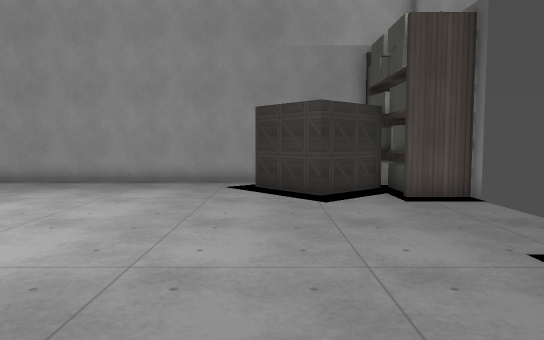
view 1 (above)

12 first-person views from a walk through a 3-D level made in the Godot game engine. The camera is 1.3 m above the floor, tilts 4° down and sees 70° across. The floor is counted in squares, 1 m on a side. Each view is taken from the middle of a square. On the plan, view 1 faces up. The plan holds only what a view shows up to about 16 squares ahead; the rest is blank. Surface patterns are stand-ins for the level's own textures.

view 2
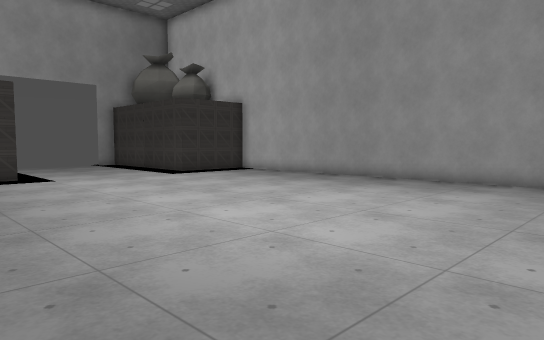

view 3
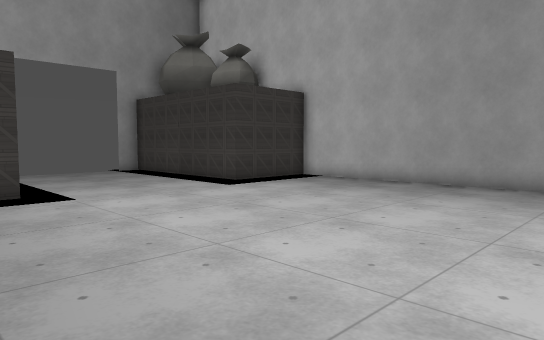

view 4
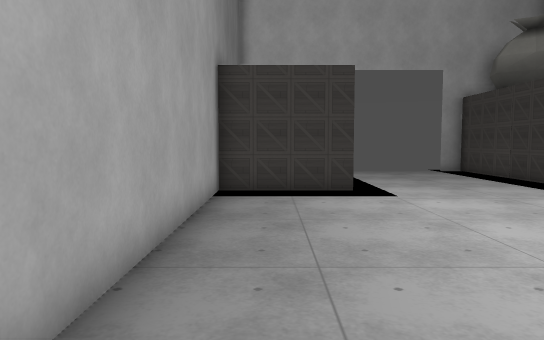

view 5
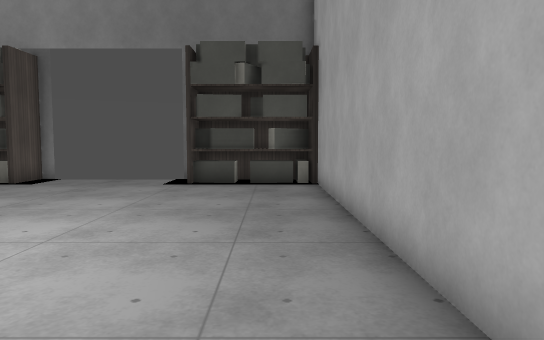

view 6
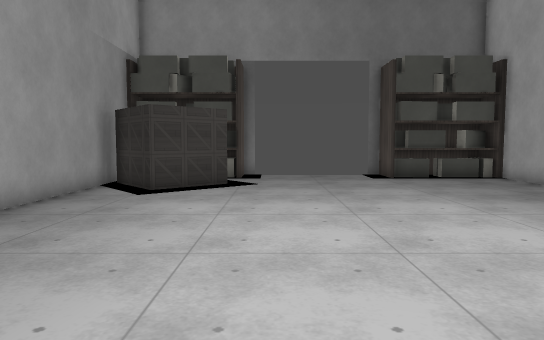

view 7
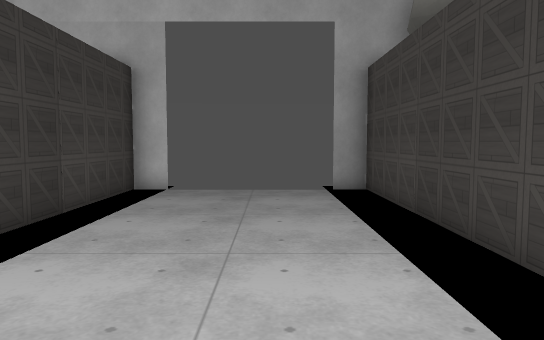

view 8
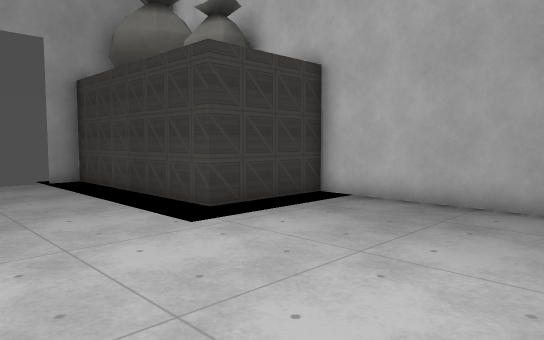

view 9
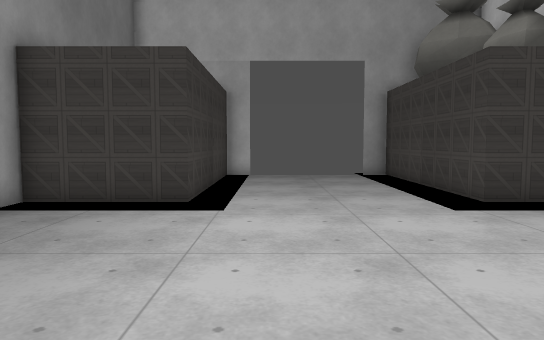

view 10
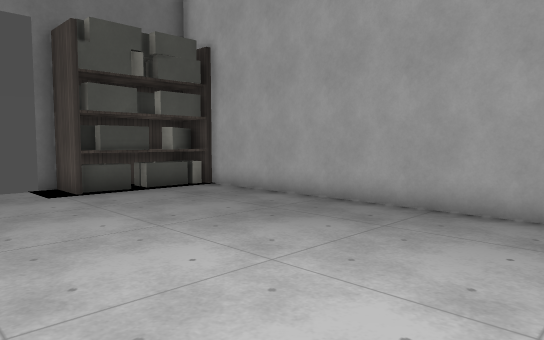

view 11
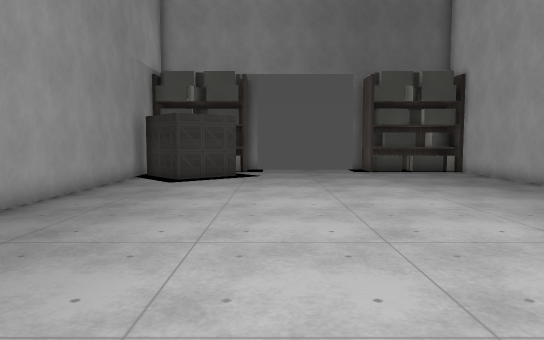

view 12
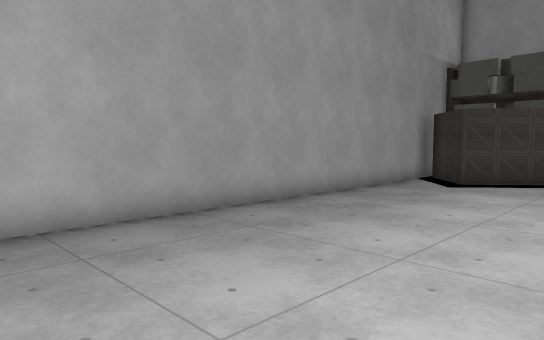

### Floor plan
Points are (right, up) in squares from view 1. A wall is a line through its corners. A room is listed if a view was taken in it or the views show most of it. See-through windows are left out.
Room 1 (views 1, 2, 3, 4, 5, 6, 7, 8, 9, 10, 11, 12)
walls: (2.1, 10.2) (1.2, 9.4) (-0.5, 11.3) (1.5, 13); (2.3, 13.3) (-15.4, 13.3) (-15.4, 9.6) (-22.7, 9.6) (-22.7, 8.6); (4.7, 3.6) (4.7, 4.1); (4.7, 8.6) (4.7, 9.2); (-22.7, 4.3) (-22.7, 3.2) (-15.4, 3.2) (-15.4, -0.5) (3.3, -0.5)
ways out: gap at (-23, 4); gap at (-23, 9); gap at (5, 4)
objects: shelf (3, 0) to (5, 3)

Positions as (right, up) in squares from view 1, and headings:
1: (0, 0), facing up
2: (0, 0), facing up-left
3: (-5, 1), facing up-left
4: (-5, 1), facing left
5: (-9, 1), facing right
6: (-11, 8), facing right
7: (-12, 7), facing left
8: (-9, 5), facing up-left
9: (-7, 5), facing left
10: (-7, 7), facing down-right
11: (-14, 8), facing right
12: (-13, 7), facing up-right
